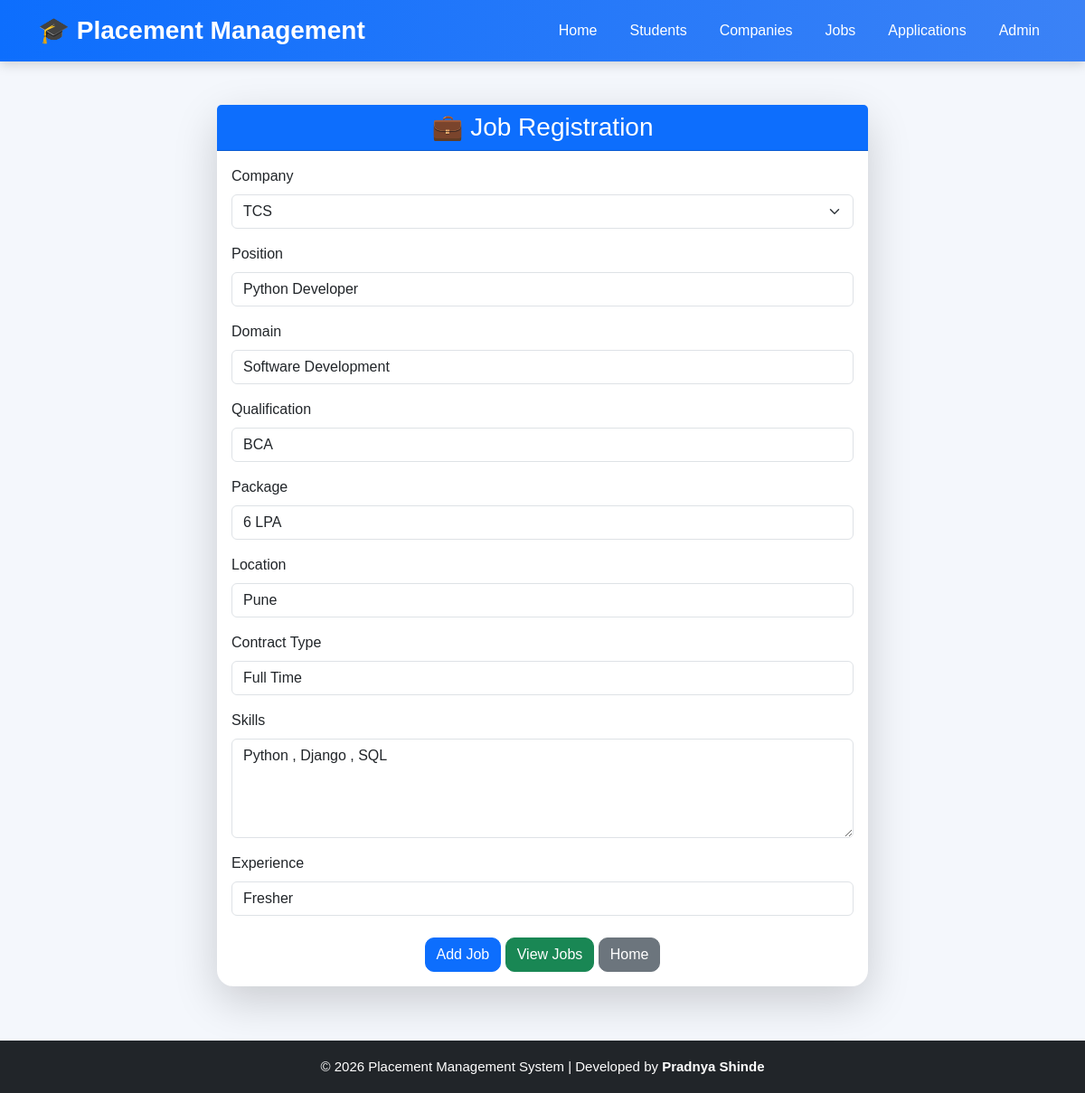
Page /job/edit/1/ on the committed database.
### student/models.py (models this page shows, shortened)
class Job(models.Model):
    company = models.ForeignKey(Company, on_delete=models.CASCADE)
    position = models.CharField(max_length=100)
    domain = models.CharField(max_length=100)
    qualification = models.CharField(max_length=100)
    package = models.CharField(max_length=100)
    location = models.CharField(max_length=100)
    contract_type = models.CharField(max_length=100)
    skills = models.TextField()
    experience = models.CharField(max_length=100)

### student/views.py (the view)
# urls.py: path('job/edit/<int:id>/', views.edit_job, name='edit_job'),
def edit_job(request, id):
    job = Job.objects.get(id=id)
    if request.method == "POST":
        form = JobForm(
            request.POST,
            instance=job
        )
        if form.is_valid():
            form.save()
            return redirect("job_list")
    else:
        form = JobForm(instance=job)
    return render(
        request,
        "job_register.html",
        {"form": form}
    )

### student/forms.py
class JobForm(forms.ModelForm):
    class Meta:
        model = Job
        fields = [
            'company',
            'position',
            'domain',
            'qualification',
            'package',
            'location',
            'contract_type',
            'skills',
            'experience',
        ]
        widgets = {
            'company': forms.Select(attrs={'class': 'form-select'}),
            'position': forms.TextInput(attrs={'class': 'form-control'}),
            'domain': forms.TextInput(attrs={'class': 'form-control'}),
            'qualification': forms.TextInput(attrs={'class': 'form-control'}),
            'package': forms.TextInput(attrs={'class': 'form-control'}),
            'location': forms.TextInput(attrs={'class': 'form-control'}),
            'contract_type': forms.TextInput(attrs={'class': 'form-control'}),
            'skills': forms.Textarea(attrs={'class': 'form-control', 'rows': 4}),
            'experience': forms.TextInput(attrs={'class': 'form-control'}),
        }

### student/models.py (called while the page is built)
    def __str__(self):
        return self.company_name

### student/templates/job_register.html (shortened to what this page needs)
{% extends 'base.html' %}
{% block content %}
<div class="container mt-5">
    <div class="row justify-content-center">
        <div class="col-md-8">
            <div class="card shadow-lg border-0">
                <div class="card-header bg-primary text-white text-center">
                    <h3 class="mb-0">💼 Job Registration</h3>
                </div>
                <div class="card-body">
                    <form method="POST">
                        <div class="mb-3">
                            <label class="form-label">Company</label>
                            {{ form.company }}
                        </div>
                        <div class="mb-3">
                            <label class="form-label">Position</label>
                            {{ form.position }}
                        </div>
                        <div class="mb-3">
                            <label class="form-label">Domain</label>
                            {{ form.domain }}
                        </div>
                        <div class="mb-3">
                            <label class="form-label">Qualification</label>
                            {{ form.qualification }}
                        </div>
                        <div class="mb-3">
                            <label class="form-label">Package</label>
                            {{ form.package }}
                        </div>
                        <div class="mb-3">
                            <label class="form-label">Location</label>
                            {{ form.location }}
                        </div>
                        <div class="mb-3">
                            <label class="form-label">Contract Type</label>
                            {{ form.contract_type }}
                        </div>
                        <div class="mb-3">
                            <label class="form-label">Skills</label>
                            {{ form.skills }}
                        </div>
                        <div class="mb-3">
                            <label class="form-label">Experience</label>
                            {{ form.experience }}
                        </div>
                        <div class="text-center mt-4">
                            <button type="submit" class="btn btn-primary">
                                Add Job
                            </button>
                            <a href="{% url 'job_list' %}" class="btn btn-success">
                                View Jobs
                            </a>
                            <a href="{% url 'home' %}" class="btn btn-secondary">
                                Home
                            </a>
                        </div>
                    </form>
                </div>
            </div>
        </div>
    </div>
</div>
{% endblock %}

### student/templates/base.html (style rules this page uses)
body { background:#f4f7fc; font-family:Arial, Helvetica, sans-serif; }
.card { border:none; border-radius:18px; box-shadow:0 10px 25px rgba(0,0,0,.12); transition:.3s; }
.btn { border-radius:10px; transition:.3s; }

### rows in the picture
Job: company "TCS", position "Python Developer", domain "Software Development", qualification "BCA", package "6 LPA", location "Pune", contract_type "Full Time", skills "Python , Django , SQL", experience "Fresher"
